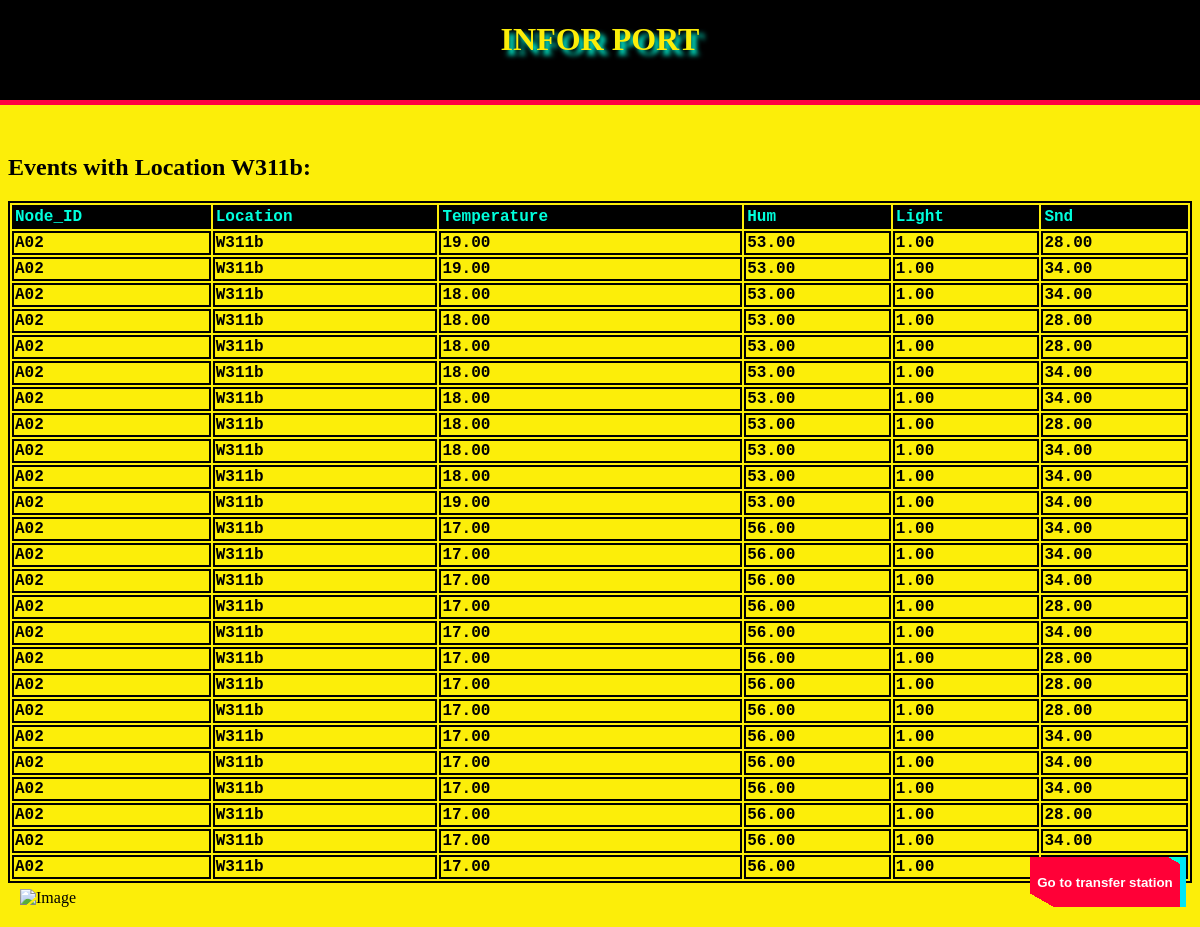
The page /iot/W311b/ on the database its author committed.
### iot/models.py (models this page shows, shortened)
class Event(models.Model):
    node_id = models.CharField(max_length=100)
    loc = models.CharField(max_length=100)
    temp = models.DecimalField(max_digits=5, decimal_places=2)
    hum = models.DecimalField(max_digits=5, decimal_places=2)
    light = models.DecimalField(max_digits=5, decimal_places=2)
    snd = models.DecimalField(max_digits=5, decimal_places=2)

### iot/views.py (the view)
# urls.py: path('W311b/', views.W311b),
def W311b(request):
    W311b = Event.objects.filter(loc = 'W311b')
    context = {'W311b':W311b}
    return render(request, 'iot/sensor/W311b.html', context)

### iot/templates/iot/sensor/W311b.html (shortened to what this page needs)
<!doctype html>
<HTML>
    <head>
    </head>
    <body style="background-color: #fcee09;">
        <div id="header" style="background-color:black; position: fixed; top: 0;left: 0;height:100px; width: 100%; border-bottom: 5px solid #ff0141;">
        <h1 class="display-3 p-4 mb-2 bg-danger text-white" style="font-family: 'MV Boli', Times, serif;
         color: #fcee09; text-shadow: 5px 5px 5px #00ffdd;text-align: center;display: flex; align-items: center;
         justify-content: center;">INFOR PORT</h1></div>
        <br>
        <br>
        <br>
        <br>
        <br>
        <br>
        <br>
        <h2>Events with Location W311b:</h2>
        <table style="width: 100%;">
            <thead>
                <tr>
                    <th>Node_ID</th>
                    <th>Location</th>
                    <th>Temperature</th>
                    <th>Hum</th>
                    <th>Light</th>
                    <th>Snd</th>
                </tr>
            </thead>
            <tbody>
                {% for event in W311b %}
                <tr>
                    <td><strong>{{ event.node_id }}</strong></td>
                    <td>{{ event.loc }}</td>
                    <td>{{ event.temp }}</td>
                    <td>{{ event.hum }}</td>
                    <td>{{ event.light }}</td>
                    <td>{{ event.snd }}</td>
                </tr>
                {% endfor %}
            </tbody>
        </table>
        <br>
        <br>
        <a href="https://www.bilibili.com/video/BV1uT4y1P7CX/?spm_id_from=333.337.search-card.all.click">
            <button>Go to transfer station</button>
        </a>
        <div style="position: fixed; bottom: 0; left: 0; margin: 20px;">
            <img src="https://img2.imgtp.com/2024/02/09/yW45Eljy.png" alt="Image"
            style="width: 400px; height: 200px;">
        </div>
</HTML>

### iot/templates/iot/sensor/W311b.html (style rules this page uses)
table, td, th { border:2px solid black; }
th { background-color: black; text-align: left; font-weight: bold; font-family: 'Courier New', Courier, monospace; color:#00ffdd; }
tbody { text-align: left; font-family: 'Courier New', Courier, monospace; font-weight: bold; color:black; }
button, button::after { width: 150px; height: 50px; background: linear-gradient(30deg,transparent 10%,#ff0037 10% 95%, #00ffdd 95%); border: 0; font-weight: bold; color: #fff; box-shadow: 6px 0px 0px #00E6F6; outline: transparent; position: fixed; bottom: 20px; right:20px; cursor: pointer; }
button::after { --slice-0: inset(50% 50% 50% 50%); --slice-1: inset(80% -6px 0 0); --slice-2: inset(50% -6px 30% 0); --slice-3: inset(10% -6px 85% 0); --slice-4: inset(40% -6px 43% 0); --slice-5: inset(80% -6px 5% 0); content: 'Go to transfer '; display: block; position: absolute; top: 0; left: 0; right: 0; bottom: 0; background: linear-gradient(45deg, transparent 3%, #00E6F6 3%, #00E6F6 5%, #FF013C 5%); text-shadow: -3px -3px 0px #F8F005, 3px 3px 0px #00E6F6; clip-path: var(--slice-0); }

### rows shown on the page
Event: node_id "A02", loc "W311b", temp "19.00", hum "53.00", light "1.00", snd "28.00"
Event: node_id "A02", loc "W311b", temp "19.00", hum "53.00", light "1.00", snd "34.00"
Event: node_id "A02", loc "W311b", temp "18.00", hum "53.00", light "1.00", snd "34.00"
Event: node_id "A02", loc "W311b", temp "18.00", hum "53.00", light "1.00", snd "28.00"
Event: node_id "A02", loc "W311b", temp "18.00", hum "53.00", light "1.00", snd "28.00"
Event: node_id "A02", loc "W311b", temp "18.00", hum "53.00", light "1.00", snd "34.00"
Event: node_id "A02", loc "W311b", temp "18.00", hum "53.00", light "1.00", snd "34.00"
Event: node_id "A02", loc "W311b", temp "18.00", hum "53.00", light "1.00", snd "28.00"
Event: node_id "A02", loc "W311b", temp "18.00", hum "53.00", light "1.00", snd "34.00"
Event: node_id "A02", loc "W311b", temp "18.00", hum "53.00", light "1.00", snd "34.00"
Event: node_id "A02", loc "W311b", temp "19.00", hum "53.00", light "1.00", snd "34.00"
Event: node_id "A02", loc "W311b", temp "17.00", hum "56.00", light "1.00", snd "34.00"
Event: node_id "A02", loc "W311b", temp "17.00", hum "56.00", light "1.00", snd "34.00"
Event: node_id "A02", loc "W311b", temp "17.00", hum "56.00", light "1.00", snd "34.00"
Event: node_id "A02", loc "W311b", temp "17.00", hum "56.00", light "1.00", snd "28.00"
Event: node_id "A02", loc "W311b", temp "17.00", hum "56.00", light "1.00", snd "34.00"
Event: node_id "A02", loc "W311b", temp "17.00", hum "56.00", light "1.00", snd "28.00"
Event: node_id "A02", loc "W311b", temp "17.00", hum "56.00", light "1.00", snd "28.00"
Event: node_id "A02", loc "W311b", temp "17.00", hum "56.00", light "1.00", snd "28.00"
Event: node_id "A02", loc "W311b", temp "17.00", hum "56.00", light "1.00", snd "34.00"
Event: node_id "A02", loc "W311b", temp "17.00", hum "56.00", light "1.00", snd "34.00"
Event: node_id "A02", loc "W311b", temp "17.00", hum "56.00", light "1.00", snd "34.00"
Event: node_id "A02", loc "W311b", temp "17.00", hum "56.00", light "1.00", snd "28.00"
Event: node_id "A02", loc "W311b", temp "17.00", hum "56.00", light "1.00", snd "34.00"
Event: node_id "A02", loc "W311b", temp "17.00", hum "56.00", light "1.00"
